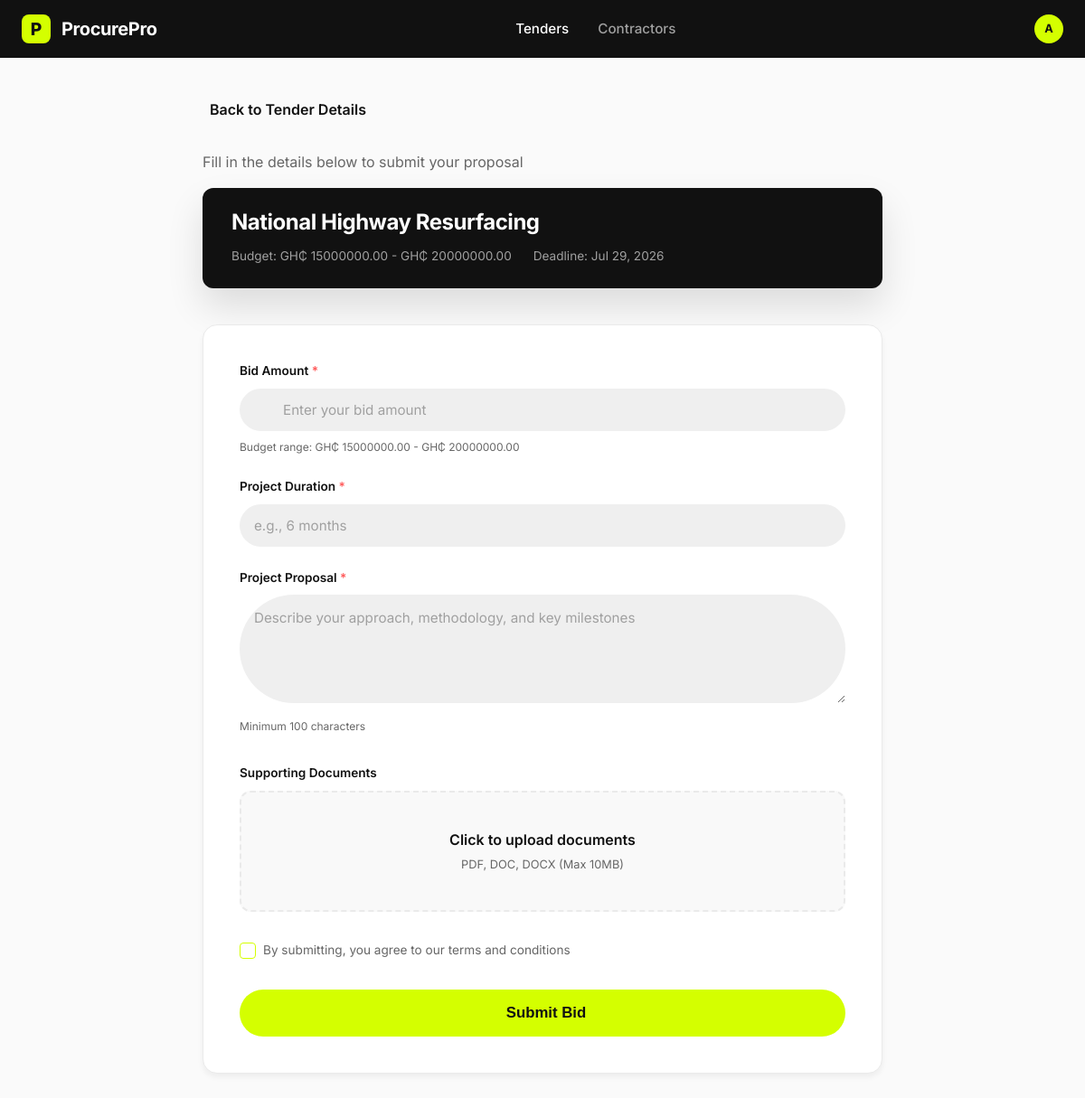
Page /tenders/3/submit/ (signed in) on the committed database.
### procurement/models.py (models this page shows, shortened)
class User(AbstractUser):
    class Role(models.TextChoices):
        ADMIN = 'ADMIN', _('Admin')
        CONTRACTOR = 'CONTRACTOR', _('Contractor')
    username = None
    email = models.EmailField(_('email address'), unique=True)
    role = models.CharField(max_length=20, choices=Role.choices, default=Role.CONTRACTOR)
    USERNAME_FIELD = 'email'
    REQUIRED_FIELDS = []
    objects = CustomUserManager()
    def is_admin(self):
        return self.role == self.Role.ADMIN and (self.is_staff or self.is_superuser)
    def is_contractor(self):
        return self.role == self.Role.CONTRACTOR

class Tender(models.Model):
    class Status(models.TextChoices):
        OPEN = 'OPEN', _('Open')
        CLOSED = 'CLOSED', _('Closed')
        DRAFT = 'DRAFT', _('Draft')
    class Category(models.TextChoices):
        CONSTRUCTION = 'CONSTRUCTION', _('Construction')
        INFRASTRUCTURE = 'INFRASTRUCTURE', _('Infrastructure')
        ELECTRICAL = 'ELECTRICAL', _('Electrical/Energy')
        PLUMBING = 'PLUMBING', _('Plumbing')
        OTHER = 'OTHER', _('Other')
    admin = models.ForeignKey(AdminProfile, on_delete=models.SET_NULL, null=True, related_name='tenders_posted')
    title = models.CharField(max_length=255)
    description = models.TextField()
    location = models.CharField(max_length=255)
    budget_min = models.DecimalField(max_length=15, decimal_places=2, max_digits=15, null=True, blank=True)
    budget_max = models.DecimalField(max_length=15, decimal_places=2, max_digits=15, null=True, blank=True)
    category = models.CharField(max_length=50, choices=Category.choices)
    deadline = models.DateTimeField()
    status = models.CharField(max_length=20, choices=Status.choices, default=Status.DRAFT)
    created_at = models.DateTimeField(auto_now_add=True)
    updated_at = models.DateTimeField(auto_now=True)

### procurement/views.py (the view, shortened to what this page needs)
# urls.py: path('tenders/<int:pk>/submit/', views.submit_bid_view, name='submit_bid'),
@login_required
def submit_bid_view(request, pk):
    if not request.user.is_contractor():
        return redirect_non_contractor_user(request)
    tender = get_object_or_404(Tender, pk=pk)
    try:
        contractor = request.user.contractor_profile
    except ContractorProfile.DoesNotExist:
        messages.error(request, 'You must complete your contractor profile before submitting bids.')
        return redirect('settings')
    if contractor.status != ContractorProfile.Status.APPROVED:
        security_logger.warning(f'Unapproved contractor {request.user.email} (status={contractor.status}) attempted to submit bid')
        messages.error(request, f'Your contractor profile must be APPROVED to submit bids. Current status: {contractor.status}. Please contact support.')
        return redirect('settings')
    context = {
        'tender': tender
    }
    return render(request, 'procurement/submit_bid.html', context)

### templates/procurement/submit_bid.html (shortened to what this page needs)
{% load static %}
<!DOCTYPE html>
<html lang="en">
<head>
    <link rel="stylesheet" href="{% static 'css/styles.css' %}">
</head>
<body style="background-color: #FAFAFA;">
    <nav class="navbar" style="position: static;">
        <div class="container nav-container">
            <a href="{% url 'home' %}" class="logo">
                <div class="logo-icon">P</div>
                <span class="logo-text">ProcurePro</span>
            </a>
            <ul class="nav-links">
                <li><a href="{% url 'tenders' %}" class="active">Tenders</a></li>
                <li><a href="{% url 'contractors' %}">Contractors</a></li>
            </ul>
            <div class="nav-actions">
                <a href="{% url 'settings' %}" class="user-avatar" style="text-decoration: none; display: flex; align-items: center; justify-content: center; width: 32px; height: 32px; font-size: 0.8rem;">{{ request.user.email|first|upper }}</a>
            </div>
        </div>
    </nav>
    <div class="container" style="padding-top: 40px; padding-bottom: 80px; max-width: 800px;">
        <a href="{% url 'project_details' tender.pk %}" class="back-link" style="display: inline-flex; align-items: center; gap: 8px; font-weight: 600; margin-bottom: 32px; color: var(--text-main);">
             Back to Tender Details
        </a>
        <p style="color: var(--text-muted); margin-bottom: 16px;">Fill in the details below to submit your proposal</p>
        <div class="project-header-card" style="padding: 24px 32px; margin-bottom: 40px; border-radius: var(--radius-md);">
            <h2 style="font-size: 1.5rem; margin-bottom: 12px; color: white;">{{ tender.title }}</h2>
            <div style="display: flex; gap: 24px; color: #A0A0A0; font-size: 0.85rem;">
                <span>Budget: GH₵ {{ tender.budget_min|default:"TBD" }} - GH₵ {{ tender.budget_max|default:"TBD" }}</span>
                <span>Deadline: {{ tender.deadline|date:"M d, Y" }}</span>
            </div>
        </div>
        <div class="content-card" style="padding: 40px;">
            <form id="bidForm" action="{% url 'submit_bid' tender.pk %}" method="POST">
                <div class="form-group" style="margin-bottom: 24px;">
                    <label class="form-label">Bid Amount <span style="color: #FF5A5A;">*</span></label>
                    <div class="input-icon-wrapper">
                        <input type="number" step="0.01" name="amount" class="form-input" placeholder="Enter your bid amount" required>
                    </div>
                    <div style="font-size: 0.75rem; color: var(--text-muted); margin-top: 8px;">Budget range: GH₵ {{ tender.budget_min|default:"TBD" }} - GH₵ {{ tender.budget_max|default:"TBD" }}</div>
                </div>
                <div class="form-group" style="margin-bottom: 24px;">
                    <label class="form-label">Project Duration <span style="color: #FF5A5A;">*</span></label>
                    <input type="text" name="duration" class="form-input" placeholder="e.g., 6 months" style="padding-left: 16px;" required>
                </div>
                <div class="form-group" style="margin-bottom: 32px;">
                    <label class="form-label">Project Proposal <span style="color: #FF5A5A;">*</span></label>
                    <textarea name="proposal_text" class="form-input" placeholder="Describe your approach, methodology, and key milestones" style="padding: 16px; min-height: 120px; resize: vertical;" required></textarea>
                    <div style="font-size: 0.75rem; color: var(--text-muted); margin-top: 8px;">Minimum 100 characters</div>
                </div>
                <div class="form-group" style="margin-bottom: 32px;">
                    <label class="form-label">Supporting Documents</label>
                    <div class="file-dropzone">
                        <div class="dropzone-text">Click to upload documents</div>
                        <div class="dropzone-subtext">PDF, DOC, DOCX (Max 10MB)</div>
                    </div>
                </div>
                <div class="form-options" style="margin-bottom: 32px;">
                    <label class="checkbox-wrapper">
                        <input type="checkbox" required>
                        By submitting, you agree to our terms and conditions
                    </label>
                </div>
                <button type="submit" class="btn btn-primary btn-full btn-lg" style="gap: 8px;">
                     Submit Bid
                </button>
            </form>
        </div>
    </div>
</body>
</html>

### static/css/styles.css (style rules this page uses)
:root { --primary-color: #D4FF00; --primary-color-hover: #c4ec00; --dark-bg: #111111; --dark-card-bg: #1A1A1A; --dark-card-border: #2A2A2A; --light-bg: #FFFFFF; --body-bg: #FAFAFA; --text-main: #111111; --text-muted: #666666; --text-light: #FFFFFF; --text-light-muted: #A0A0A0; --font-family: 'Inter', sans-serif; --shadow-sm: 0 4px 6px rgba(0, 0, 0, 0.05); --shadow-md: 0 10px 20px rgba(0, 0, 0, 0.08); --shadow-lg: 0 20px 40px rgba(0, 0, 0, 0.12); --shadow-neon: 0 0 20px rgba(212, 255, 0, 0.2); --radius-sm: 8px; --radius-md: 12px; --radius-lg: 16px; --radius-xl: 24px; --radius-pill: 100px; }
* { margin: 0; padding: 0; box-sizing: border-box; }
body { font-family: var(--font-family); background-color: var(--body-bg); color: var(--text-main); line-height: 1.6; overflow-x: hidden; }
a { text-decoration: none; color: inherit; transition: all 0.3s ease; }
ul { list-style: none; }
.container { width: 100%; max-width: 1200px; margin: 0 auto; padding: 0 24px; }
h1, h2, h3, h4, h5, h6 { font-weight: 700; line-height: 1.2; letter-spacing: -0.02em; }
.btn { display: inline-flex; align-items: center; justify-content: center; gap: 8px; padding: 10px 24px; border-radius: var(--radius-pill); font-weight: 600; font-size: 0.95rem; cursor: pointer; border: none; transition: all 0.3s ease; }
.btn-lg { padding: 16px 32px; font-size: 1.05rem; }
.btn-full { width: 100%; }
.btn-primary { background-color: var(--primary-color); color: var(--dark-bg); }
.navbar { background-color: var(--dark-bg); color: var(--text-light); padding: 16px 0; position: sticky; top: 0; z-index: 100; }
.nav-container { display: flex; justify-content: space-between; align-items: center; }
.logo { display: flex; align-items: center; gap: 12px; }
.logo-icon { width: 32px; height: 32px; background-color: var(--primary-color); color: var(--dark-bg); border-radius: 8px; display: flex; align-items: center; justify-content: center; font-weight: 800; font-size: 1.2rem; }
.logo-text { font-weight: 700; font-size: 1.25rem; letter-spacing: -0.02em; }
.nav-links { display: flex; gap: 32px; }
.nav-links a { color: var(--text-light-muted); font-weight: 500; font-size: 0.95rem; }
.nav-links a:hover, .nav-links a.active { color: var(--text-light); }
.nav-actions { display: flex; gap: 16px; align-items: center; }
.form-group { margin-bottom: 20px; }
.form-label { display: block; font-size: 0.85rem; font-weight: 600; margin-bottom: 8px; color: var(--text-main); }
.input-icon-wrapper { position: relative; display: flex; align-items: center; }
.form-input { width: 100%; padding: 14px 16px 14px 48px; border: none; border-radius: var(--radius-pill); background-color: #EFEFEF; font-family: var(--font-family); font-size: 0.95rem; outline: none; transition: background-color 0.3s ease; }
.form-input::placeholder { color: #A0A0A0; }
.form-options { display: flex; justify-content: space-between; align-items: center; margin-bottom: 24px; font-size: 0.85rem; }
.checkbox-wrapper { display: flex; align-items: center; gap: 8px; color: var(--text-muted); }
.checkbox-wrapper input[type="checkbox"] { appearance: none; width: 18px; height: 18px; border: 1px solid var(--primary-color); border-radius: 4px; cursor: pointer; position: relative; display: inline-block; flex-shrink: 0; }
.user-avatar { width: 40px; height: 40px; border-radius: 50%; background-color: var(--primary-color); color: var(--dark-bg); display: flex; align-items: center; justify-content: center; font-weight: 700; }
.file-dropzone { margin-bottom: 18px; padding: 18px; }
.file-dropzone { margin-bottom: 20px; padding: 20px; }
.project-header-card { background-color: var(--dark-bg); border-radius: var(--radius-xl); padding: 32px 40px; box-shadow: var(--shadow-lg); margin-bottom: 32px; }
.content-card { background-color: var(--light-bg); border: 1px solid #EAEAEA; border-radius: var(--radius-lg); padding: 20px; box-shadow: var(--shadow-sm); margin-bottom: 20px; }
.file-dropzone { border: 2px dashed #EAEAEA; border-radius: var(--radius-md); padding: 40px 24px; text-align: center; background-color: #F9F9F9; position: relative; cursor: pointer; transition: all 0.3s ease; }
.dropzone-text { font-weight: 600; margin-bottom: 4px; }
.dropzone-subtext { font-size: 0.8rem; color: var(--text-muted); }

### rows in the picture
User: user.email|first "A"
Tender: title "National Highway Resurfacing", budget_min "15000000.00", budget_max "20000000.00", deadline "Jul 29, 2026"
